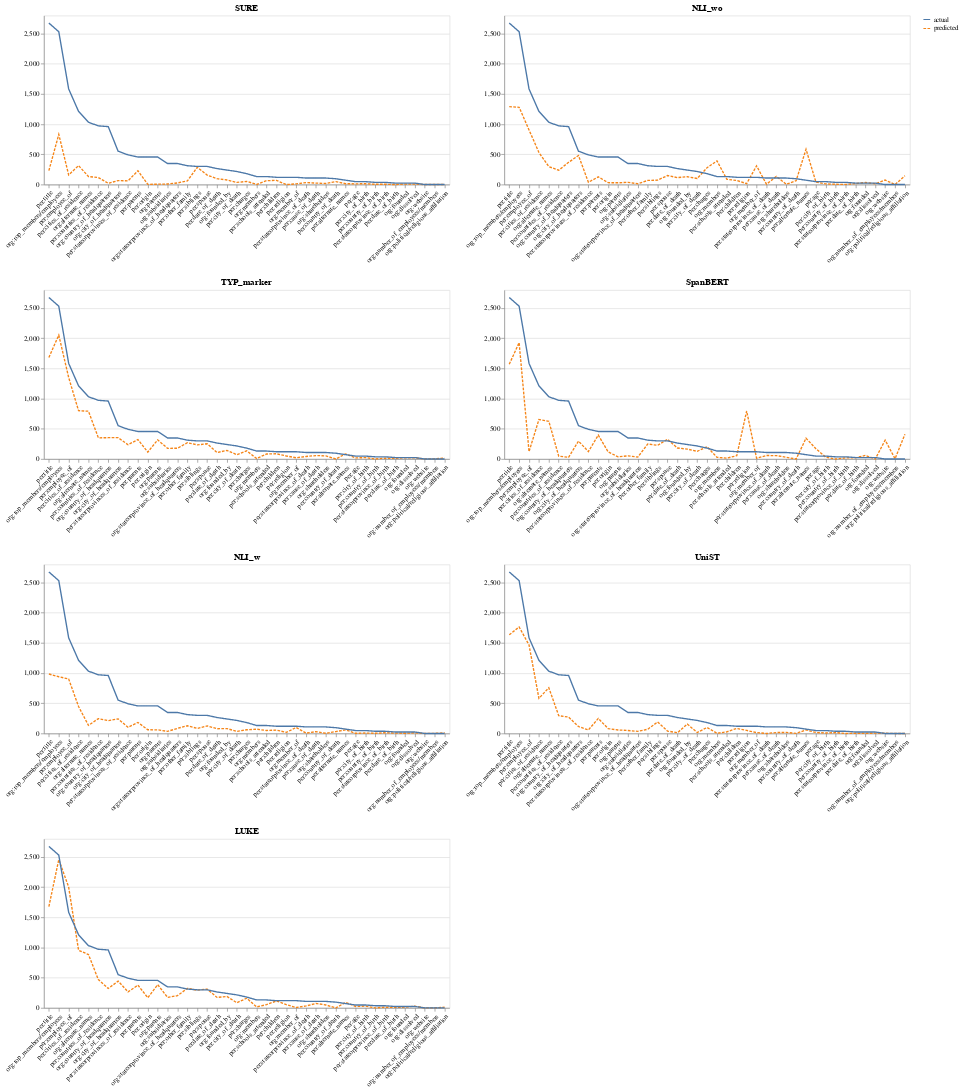

Write notebook code for a chart like this one.
### Code cell
all_charts = [plot_pred(m) for m in models if m != 'correct']
alt.vconcat(
    (all_charts[1]|all_charts[2]),
    (all_charts[3]|all_charts[4]),
    (all_charts[5]|all_charts[6]),
    (all_charts[0]),
)
